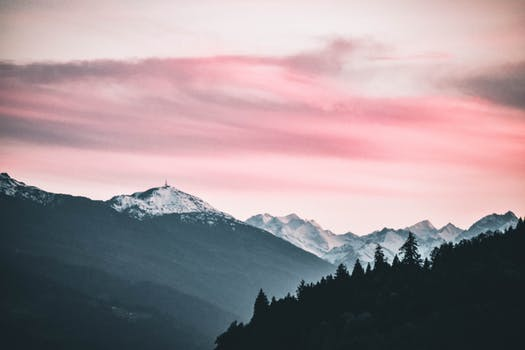
#> input picture class_05/img.jpeg, 525 x 350 px
$ jupyter execute 'Image Segmentation and Dominant Color Extraction.ipynb'
#> lines starting #> are read from the running program, lines starting #| are printed output that depends on the picture
# Image Segmentation and Dominant Color Extraction

[cell 1]
import numpy as np
import matplotlib.pyplot as plt
import cv2
from sklearn.cluster import KMeans

[cell 2]
im = cv2.imread('img.jpeg')
#> im is the input picture: shape (350, 525, 3); mean B, G, R 147.9, 143.1, 159
im = cv2.cvtColor(im, cv2.COLOR_BGR2RGB)
print(im.shape)
#| (350, 525, 3)

plt.figure()
plt.imshow(im)

[cell 3]
k = 4
kmeans = KMeans(k, init='random')

[cell 4]
reshaped_im = im.reshape((-1,3))
reshaped_im.shape
#> Out = (183750, 3)

[cell 5]
kmeans.fit(reshaped_im)

[cell 6]
dominant_colors = kmeans.cluster_centers_.astype('uint8')
dominant_colors

[cell 7]
print(np.zeros_like(reshaped_im).shape)
#| (183750, 3)
print('-'*20)
print(np.zeros(reshaped_im.shape).shape)
#| (183750, 3)

[cell 8]
kmeans.labels_

[cell 9]
np.unique(kmeans.labels_, return_counts=True)

[cell 10]
plt.figure()
for i,color in enumerate(dominant_colors):
    palette = np.zeros_like(im, dtype='uint8')
    palette[:,:,:] = color
    plt.subplot(1,k,i+1)
    plt.axis("off")
    plt.imshow(palette)
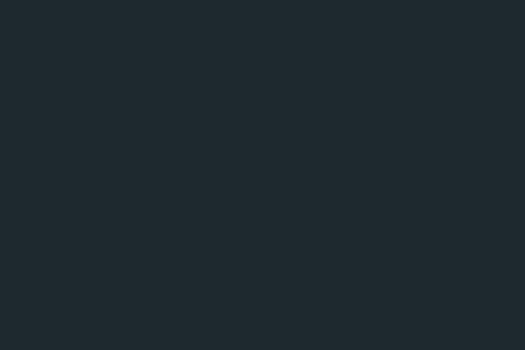
#> palette: shape (350, 525, 3); mean R, G, B 29, 41, 46
print(im.shape)
#| (350, 525, 3)
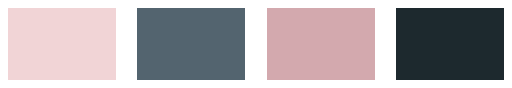
#> figure drawn by matplotlib, 4 panels

[cell 11]
reshaped_im.shape
#> Out = (183750, 3)

[cell 12]
new_img = np.zeros_like(reshaped_im, dtype='uint8')
print(new_img.shape)
#| (183750, 3)

[cell 13]
for ix in range(new_img.shape[0]):
    new_img[ix] = dominant_colors[kmeans.labels_[ix]]

new_img = new_img.reshape((im.shape))
plt.imshow(new_img)
plt.show()
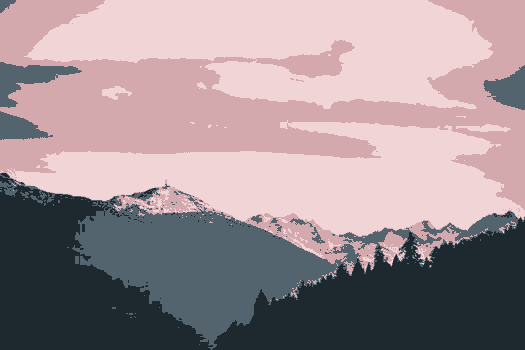
#> shown: shape (350, 525, 3); mean R, G, B 158.5, 142.9, 147.7
